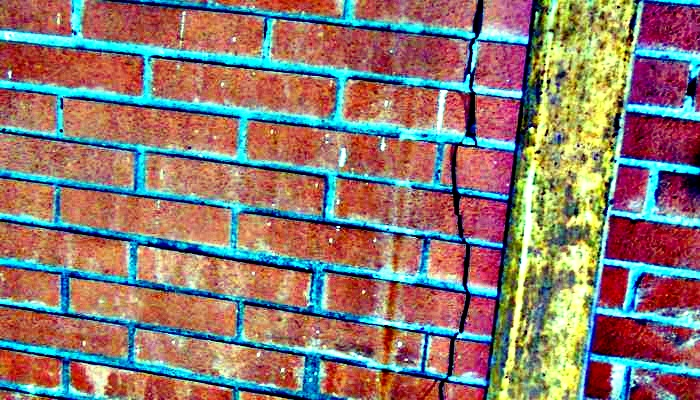
#> input picture codigos/MSR.jpg, 700 x 400 px; its folder holds only this picture in this run
$ python -i bibliotecaPDI.py   (imports and definitions only)   (older library calls are emulated)
#> lines starting #> are read from the running program, lines starting #| are printed output that depends on the picture
### codigos/retinex.py
import numpy as np
import cv2

def singleScaleRetinex(img,variance):
    retinex = np.log10(img) - np.log10(cv2.GaussianBlur(img, (0, 0), variance))
    return retinex

def multiScaleRetinex(img, variance_list):
#> called with img = nan
    retinex = np.zeros_like(img)
    for variance in variance_list:
        retinex += singleScaleRetinex(img, variance)
#> further down, picture is the input picture: shape (400, 700, 3); mean B, G, R 112.2, 121.1, 143.8
    retinex = retinex / len(variance_list)
    return retinex


def MSR(img, variance_list):
    img = np.float64(img) + 1.0
    img_retinex = multiScaleRetinex(img, variance_list)

    for i in range(img_retinex.shape[2]):
        unique, count = np.unique(np.int32(img_retinex[:, :, i] * 100), return_counts=True)
        for u, c in zip(unique, count):
            if u == 0:
                zero_count = c
                break
        low_val = unique[0] / 100.0
        high_val = unique[-1] / 100.0
        for u, c in zip(unique, count):
            if u < 0 and c < zero_count * 0.1:
                low_val = u / 100.0
            if u > 0 and c < zero_count * 0.1:
                high_val = u / 100.0
                break
        img_retinex[:, :, i] = np.maximum(np.minimum(img_retinex[:, :, i], high_val), low_val)

        img_retinex[:, :, i] = (img_retinex[:, :, i] - np.min(img_retinex[:, :, i])) / \
                               (np.max(img_retinex[:, :, i]) - np.min(img_retinex[:, :, i])) \
                               * 255
    img_retinex = np.uint8(img_retinex)
    return img_retinex


# [24 lines left out: function SSR, not called in this run]


variance_list=[15, 80, 30]
variance=300

img = cv2.imread("../imagenesPractica4/grieta1.jpg")
img_msr=MSR(img,variance_list)
img_ssr=SSR(img, variance)

cv2.imshow('Original', img)
cv2.imshow('MSR', img_msr)
cv2.imshow('SSR', img_ssr)


cv2.waitKey(0)
cv2.destroyAllWindows()

### codigos/bibliotecaPDI.py
import cv2
import numpy as np
import matplotlib.pyplot as plt
import retinex as rt
from pathlib import Path

# [306 lines left out: functions global_histogram_equalization, local_histogram_equalization, global_mean_and_variance, local_mean_and_variance, enhanced_contrast_filter, load_image and 13 more, not called in this run]

def escalamiento_abs(image):
    return cv2.convertScaleAbs(image)

# [33 lines left out: functions gradiente_suavizado, multiplicar_imagenes, funcionConNombreOlvidado, not called in this run]

def underwater_effect(image):
    # Ajuste de color (dar un tinte azulado y reducir los rojos)
    hsv_image = cv2.cvtColor(image, cv2.COLOR_BGR2HSV)
#> hsv_image: shape (400, 700, 3); mean H, S, V 67, 154.6, 178.3
    hue_shift = 20  # Cambia el tono hacia el azul
    hsv_image[..., 0] = (hsv_image[..., 0] + hue_shift) % 180
#> hsv_image: shape (400, 700, 3); mean H, S, V 58, 154.6, 178.3
    hsv_image[..., 1] = cv2.add(hsv_image[..., 1], 30)  # Aumentar saturación
#> hsv_image: shape (400, 700, 3); mean H, S, V 58, 180.2, 178.3
    adjusted_image = cv2.cvtColor(hsv_image, cv2.COLOR_HSV2BGR)
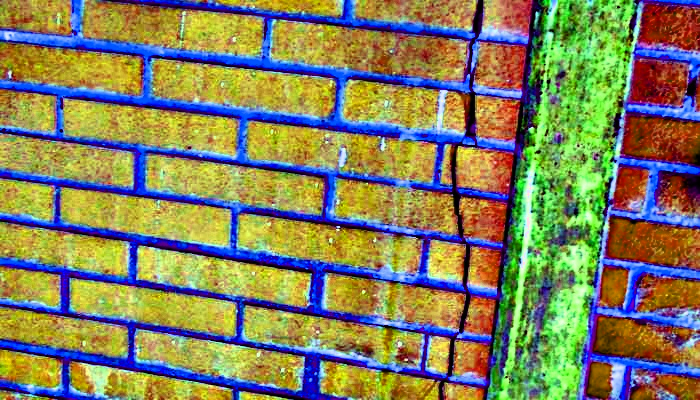
#> adjusted_image: shape (400, 700, 3); mean B, G, R 93.5, 129.6, 131

    # Aplicar desenfoque para simular el agua
    blurred_image = cv2.GaussianBlur(adjusted_image, (15, 15), 0)
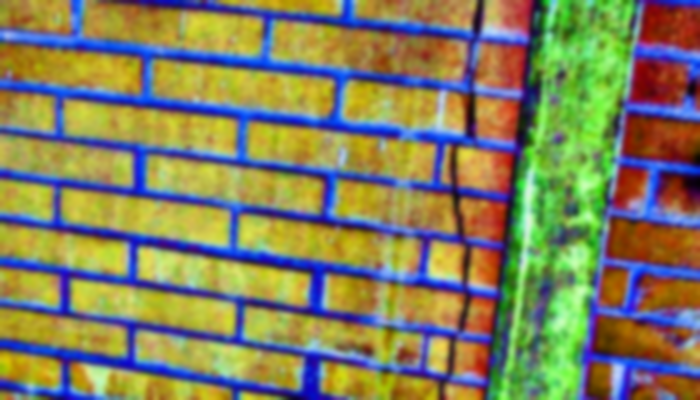
#> blurred_image: shape (400, 700, 3); mean B, G, R 93.5, 129.6, 131

    # Añadir ondas (distorsión) para simular el movimiento del agua
    rows, cols = blurred_image.shape[:2]
#> rows = 400; cols = 700
    wave_x = np.zeros((rows, cols), dtype=np.float32)
    wave_y = np.zeros((rows, cols), dtype=np.float32)
    for i in range(rows):
        for j in range(cols):
            wave_x[i, j] = j + 10 * np.sin(2 * np.pi * i / 50)
            wave_y[i, j] = i + 5 * np.sin(2 * np.pi * j / 50)
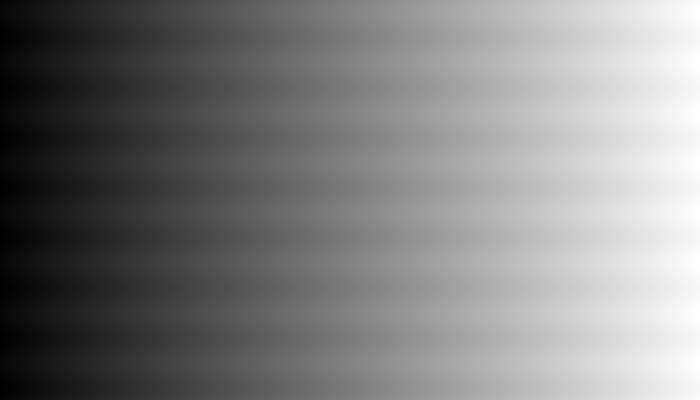
#> wave_x: shape (400, 700) float32; min -9.98, max 709, mean 349.5; drawn with min black and max white
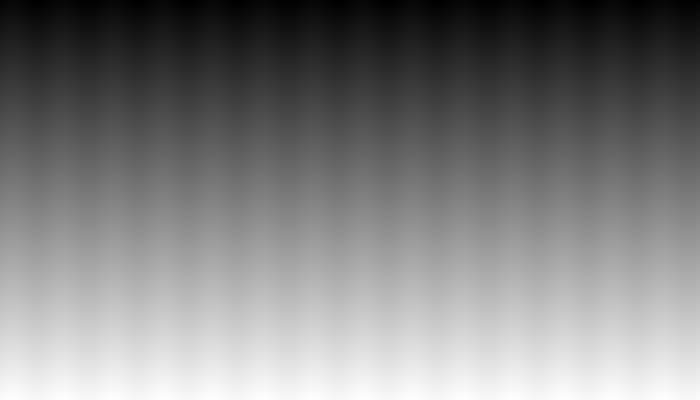
#> wave_y: shape (400, 700) float32; min -4.99, max 404, mean 199.5; drawn with min black and max white

    map_x = wave_x.astype(np.float32)
    map_y = wave_y.astype(np.float32)
    distorted_image = cv2.remap(blurred_image, map_x, map_y, interpolation=cv2.INTER_LINEAR)
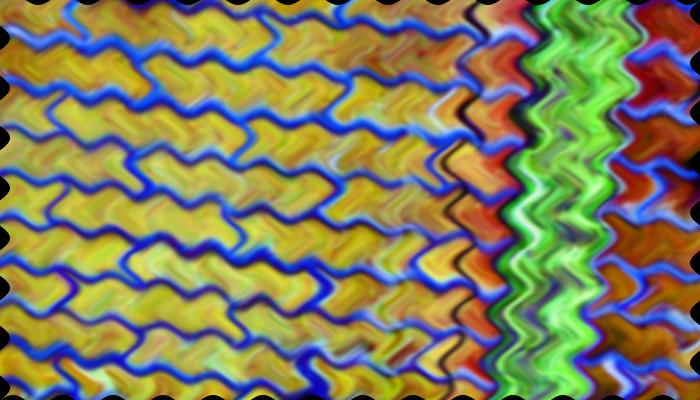
#> distorted_image: shape (400, 700, 3); mean B, G, R 92.2, 127.7, 128.8

    return distorted_image

# [116 lines left out: functions apply_gaussian_blur, apply_perspective_transform, rotate_image, process_images, not called in this run]

>>> import cv2
>>> picture = cv2.imread('MSR.jpg')
>>> result = underwater_effect(picture)

$ run again, on codigos/SSR.jpg
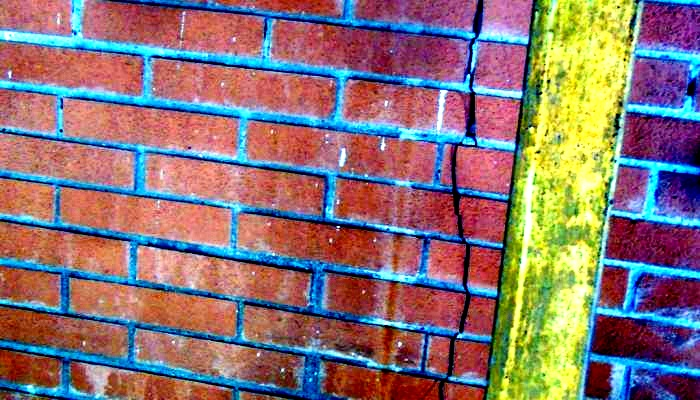
#> input picture codigos/SSR.jpg, 700 x 400 px
#> picture is the input picture: shape (400, 700, 3); mean B, G, R 115.1, 115.2, 139.7
#> in underwater_effect, `blurred_image = cv2.GaussianBlur(adjusted_image, (15, 15), 0)`:
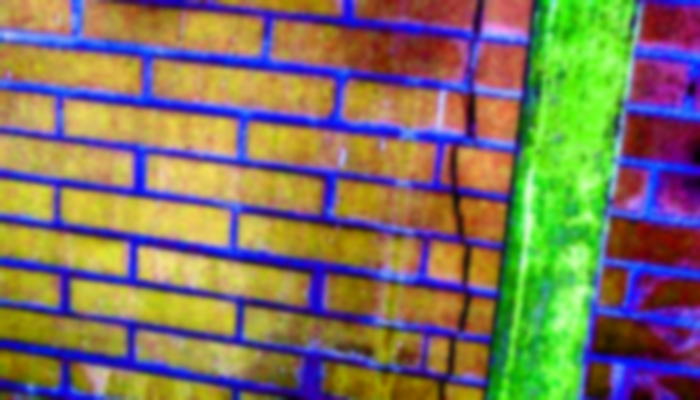
#> blurred_image: shape (400, 700, 3); mean B, G, R 94.8, 116.4, 127.7
#> in underwater_effect, `distorted_image = cv2.remap(blurred_image, map_x, map_y, interpolation..`:
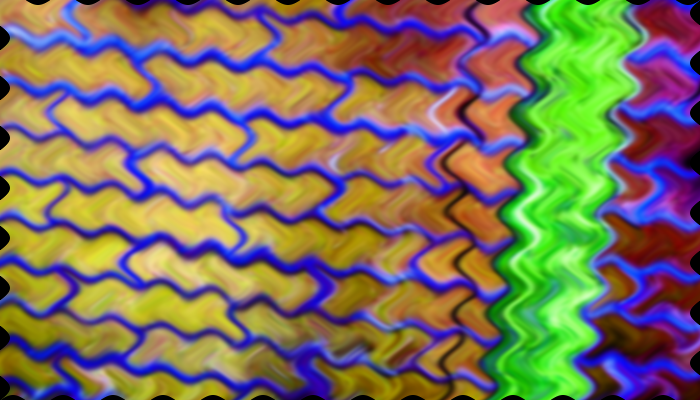
#> distorted_image: shape (400, 700, 3); mean B, G, R 93.4, 114.9, 125.6
